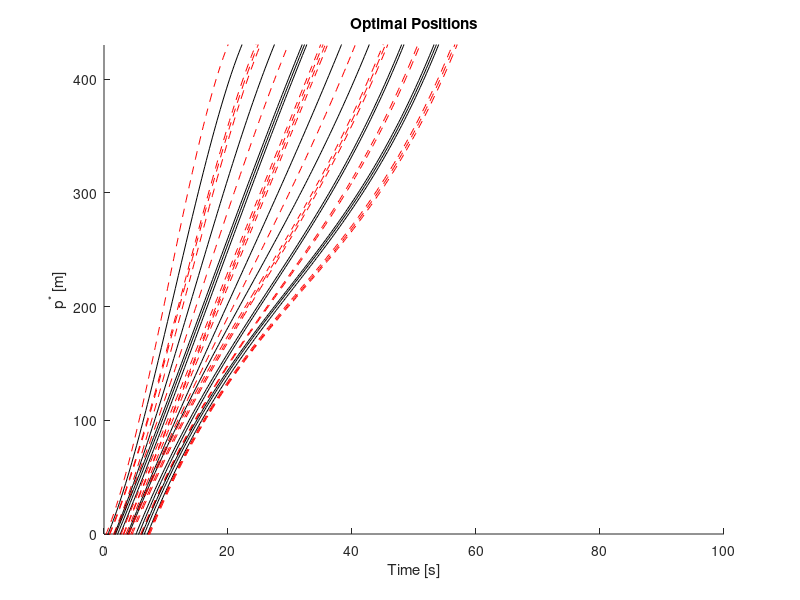
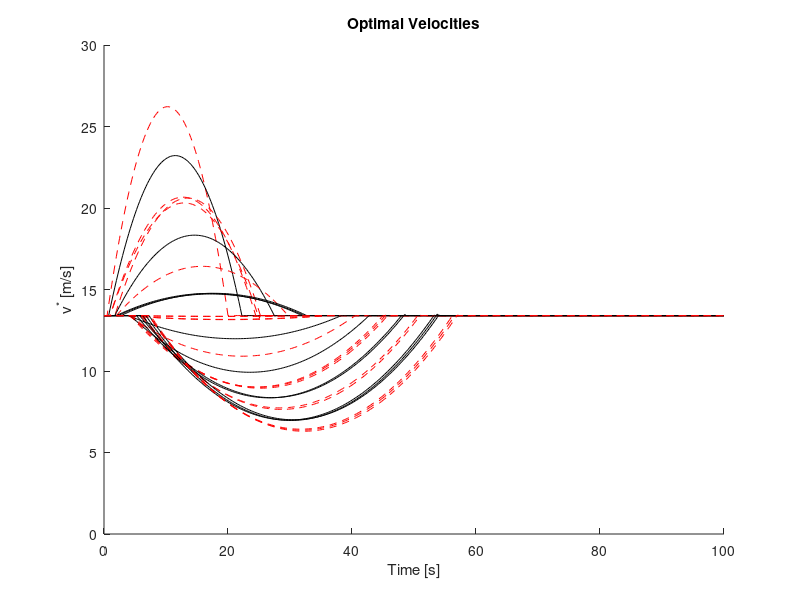
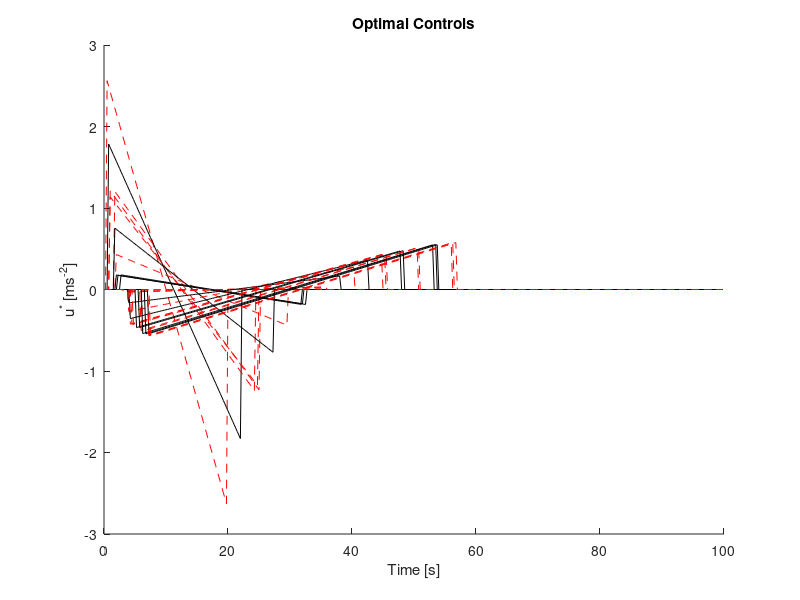

Write MATLAB code to recreate these figures, in order.
%% Parameters

clear; close all; clc

L = 400; % control zone length [m]
S = 30; % merging zone length [m]
delta = 5; % minimum safe following distance [m]
cars = 30; % # cars
dt = 0.25; % time step [s]
tvec = 0:dt:100; % time array

t0 = [10 10 12.5 12.5]'; % time cars enter control zone [s]
v0 = 13.4; % speed before entering control zone [m/s]
x0 = -sort(rand(cars,1)*100); % random starting positions, in order
for j = 1:cars
    x{j}(:,1) = [x0(j);13.4]; % structure of states
end
road = round(rand(cars,1)); % randomly assign to roads

pf = L + S; % positions at final time
vf = v0; % velocities at final time

for j = 1:cars
    if j == 1
        tf(j) = 20; % Car 1 must pass through in time seconds
    else
        if road(j) == road(j-1) % if on same road as previous car
            tf(j) = tf(j-1) + delta/x{j}(2); % final time (rear collision con)
        else
            tf(j) = tf(j-1) + S/x{j}(2); % final time (lat collision con)
        end
    end
end

%% Initialize

for j = 1:cars
    T = [0 0 0 1; 0 0 1 0;...
        tf(j)^3/6 tf(j)^2/2 tf(j) 1;...
        tf(j)^2/2 tf(j) 1 0];
    b{j}(:,1) = T\[x{j}(:,1); pf; vf];
end

%% Simulate

for j = 1:cars
    for i = 1:length(tvec)-1
        t = tvec(i+1);
        if ceil(x{j}(1,i)) < L+S && x{j}(1,i) >= 0 % if in ctrl/merg zones
            x{j}(1,i+1) = b{j}(1,i)*t^3/6 + b{j}(2,i)*t^2/2 + b{j}(3,i)*t + b{j}(4,i); % position
            x{j}(2,i+1) = b{j}(1,i)*t^2/2 + b{j}(2,i)*t + b{j}(3,i); % veloc
            u{j}(i) = b{j}(1,i)*t + b{j}(2,i);
        else
            u{j}(i) = 0;
            x{j}(1,i+1) = x{j}(1,i) + dt*x{j}(2,i);
            x{j}(2,i+1) = v0;
        end
        T = [t^3/6 t^2/2 t 1; ...
            t^2/2 t 1 0; ...
            tf(j)^3/6 tf(j)^2/2 tf(j) 1; ...
            tf(j)^2/2 tf(j) 1 0];
        b{j}(:,i+1) = T\[x{j}(:,i+1); pf; v0];
    end
end

%% Plot

figure % Positions
hold on
for j = 1:cars
    if road(j) == 1
        col = '-k';
    else
        col = '--r';
    end
    plot(tvec,x{j}(1,:),col)
end
xlabel 'Time [s]'
ylabel 'p^* [m]'
ylim([0 430])
title('Optimal Positions')

figure % Velocities
hold all
for j = 1:cars
    if road(j) == 1
        col = '-k';
    else
        col = '--r';
    end
    plot(tvec,x{j}(2,:),col)
end
xlabel 'Time [s]'
ylabel 'v^* [m/s]'
ylim([0 30])
title('Optimal Velocities')

figure % Controls
hold all
for j = 1:cars
    if road(j) == 1
        col = '-k';
    else
        col = '--r';
    end
    plot(tvec(1:length(u{j})),u{j},col)
end
xlabel 'Time [s]'
ylabel 'u^* [ms^{-2}]'
title('Optimal Controls')